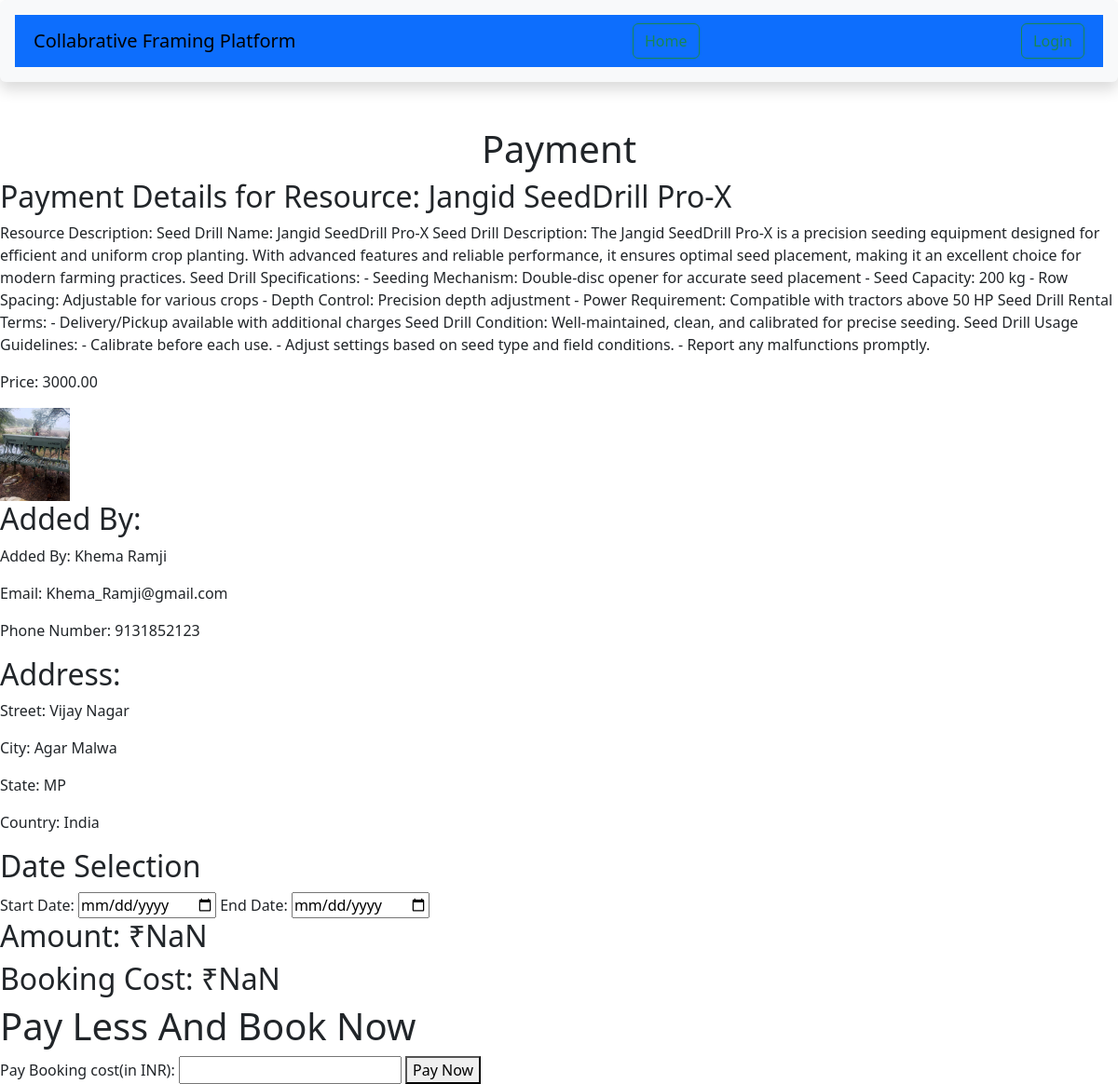
Screenshot of /payment/18/ with the database file from the repository.
### Rent/models.py (models this page shows, shortened)
class Resource(models.Model):
    user = models.ForeignKey(User, on_delete=models.CASCADE)
    resource_name = models.CharField(max_length=100)
    resource_description = models.TextField()
    resource_image = models.ImageField(upload_to="resource")
    price = models.DecimalField(max_digits=10, decimal_places=2)

class Customer(models.Model):
    user = models.OneToOneField(User, on_delete=models.CASCADE)
    phone_number = models.CharField(max_length=10, default='9131852123')
    unique_id = models.CharField(max_length=11, primary_key=True)  # Increased max_length to accommodate "CFP-" + 7 characters

class Address(models.Model):
    user = models.OneToOneField(User, on_delete=models.CASCADE)
    street = models.CharField(max_length=100)
    city = models.CharField(max_length=50)
    state = models.CharField(max_length=50)
    country = models.CharField(max_length=50)

### Rent/views.py (the view)
# urls.py: path('payment/<int:resource_id>/', payment_view, name='payment'),
def payment_view(request, resource_id):
    resource = get_object_or_404(Resource, pk=resource_id)
    added_by_user = resource.user
    address = get_object_or_404(Address, user=added_by_user)
    customer = get_object_or_404(Customer, user=added_by_user)
    return render(request, 'payment.html', {'resource': resource, 'added_by_user': added_by_user, 'address': address, 'customer': customer})

### Rent/templates/payment.html (shortened to what this page needs)
{% extends "base.html" %}
{% block start %}
    <center><h1>Payment</h1></center>
    <h2>Payment Details for Resource: {{ resource.resource_name }}</h2>
    <p>Resource Description: {{ resource.resource_description }}</p>
    <p>Price: {{ resource.price }}</p>
    <img src="/media/{{ resource.resource_image }}" style="height: 100px">
    <h2>Added By:</h2>
    <p>Added By: {{ added_by_user.first_name }} {{ added_by_user.last_name }}</p>
    <p>Email: {{ added_by_user.email }}</p>
    <p>Phone Number: {{ customer.phone_number }}</p>
    <h2>Address:</h2>
    <p>Street: {{ address.street }}</p>
    <p>City: {{ address.city }}</p>
    <p>State: {{ address.state }}</p>
    <p>Country: {{ address.country }}</p>
    <h2>Date Selection</h2>
<form id="rental-form">
    <label for="start_date">Start Date:</label>
    <input type="date" id="start_date" name="start_date" min="{{ today|date:'Y-m-d' }}" required>
    <label for="end_date">End Date:</label>
    <input type="date" id="end_date" name="end_date" required>
    <h2>Amount: ₹<span id="total_amount">0</span></h2>
    <h2>Booking Cost: ₹<span id="five_percent">0</span></h2>
</form>
<!DOCTYPE html>
<html lang="en">
<head>
</head>
<body>
    <h1>Pay Less And Book Now</h1>
    <form id="payment-form">
        <label for="amount">Pay Booking cost(in INR):</label>
        <input type="number" id="amount" name="amount" required>
        <button type="button" id="pay-button">Pay Now</button>
    </form>
</body>
</html>
{% endblock %}

### rows the page displays
Resource: resource_name "Jangid SeedDrill Pro-X", resource_description "Seed Drill Name: Jangid SeedDrill Pro-X Seed Drill Description: The Jangid SeedDrill Pro-X is a precision seeding equipment designed for efficient and uniform crop planting. With advanced features and reliable performance, it ensures optimal seed placement, making it an excellent choice for modern farming practices. Seed Drill Specifications: - Seeding Mechanism: Double-disc opener for accurate seed placement - Seed Capacity: 200 kg - Row Spacing: Adjustable for various crops - Depth Control: Precision depth adjustment - Power Requirement: Compatible with tractors above 50 HP Seed Drill Rental Terms: - Delivery/Pickup available with additional charges Seed Drill Condition: Well-maintained,…", price "3000.00", resource_image (picture)
Customer: phone_number "9131852123"
Address: street "Vijay Nagar", city "Agar Malwa", state "MP", country "India"

### other values shown
{{ added_by_user.first_name }} "Khema"
{{ added_by_user.last_name }} "Ramji"
{{ added_by_user.email }} "Khema_Ramji@gmail.com"
